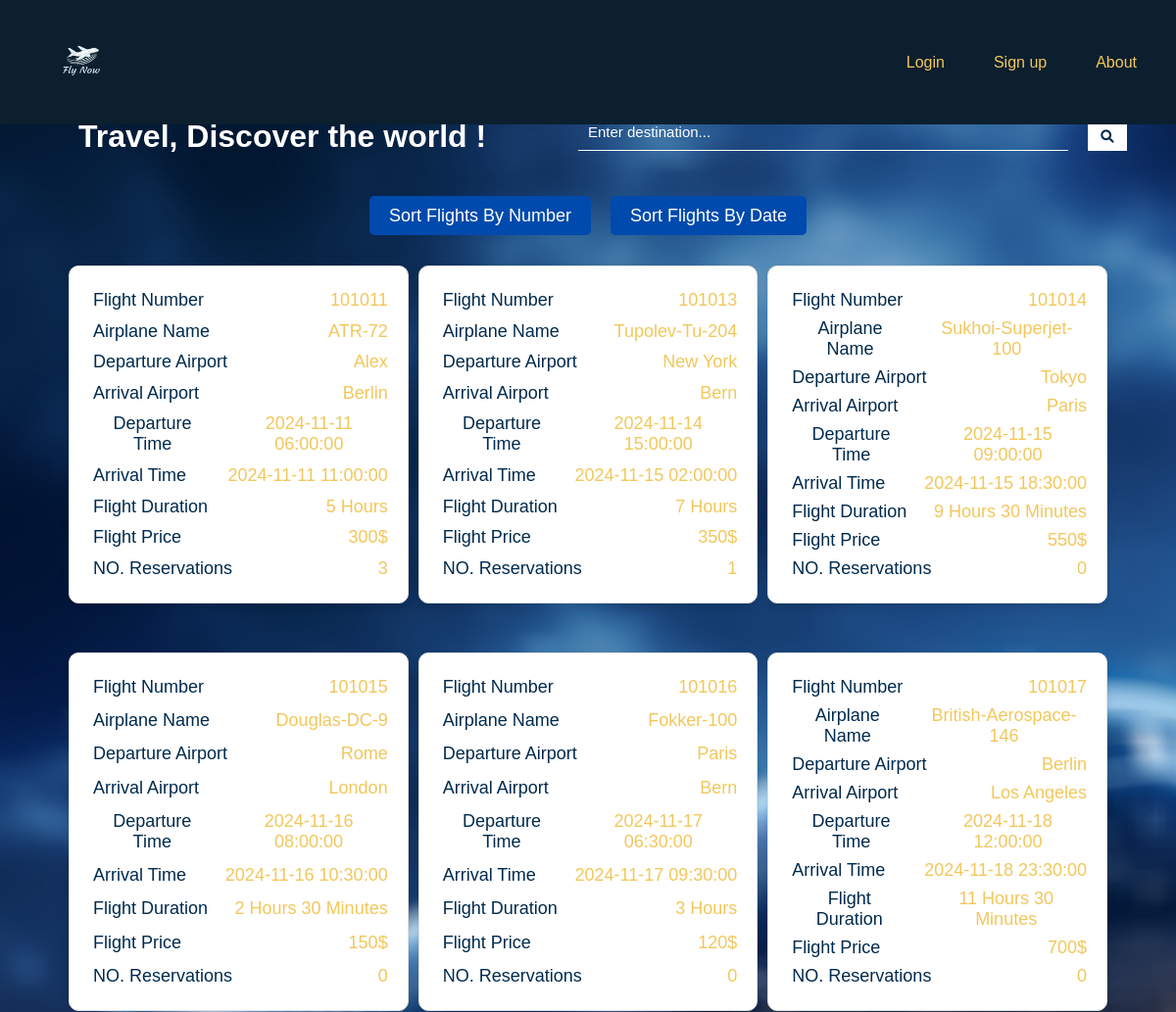
Before: / (upper part) with the older database file.
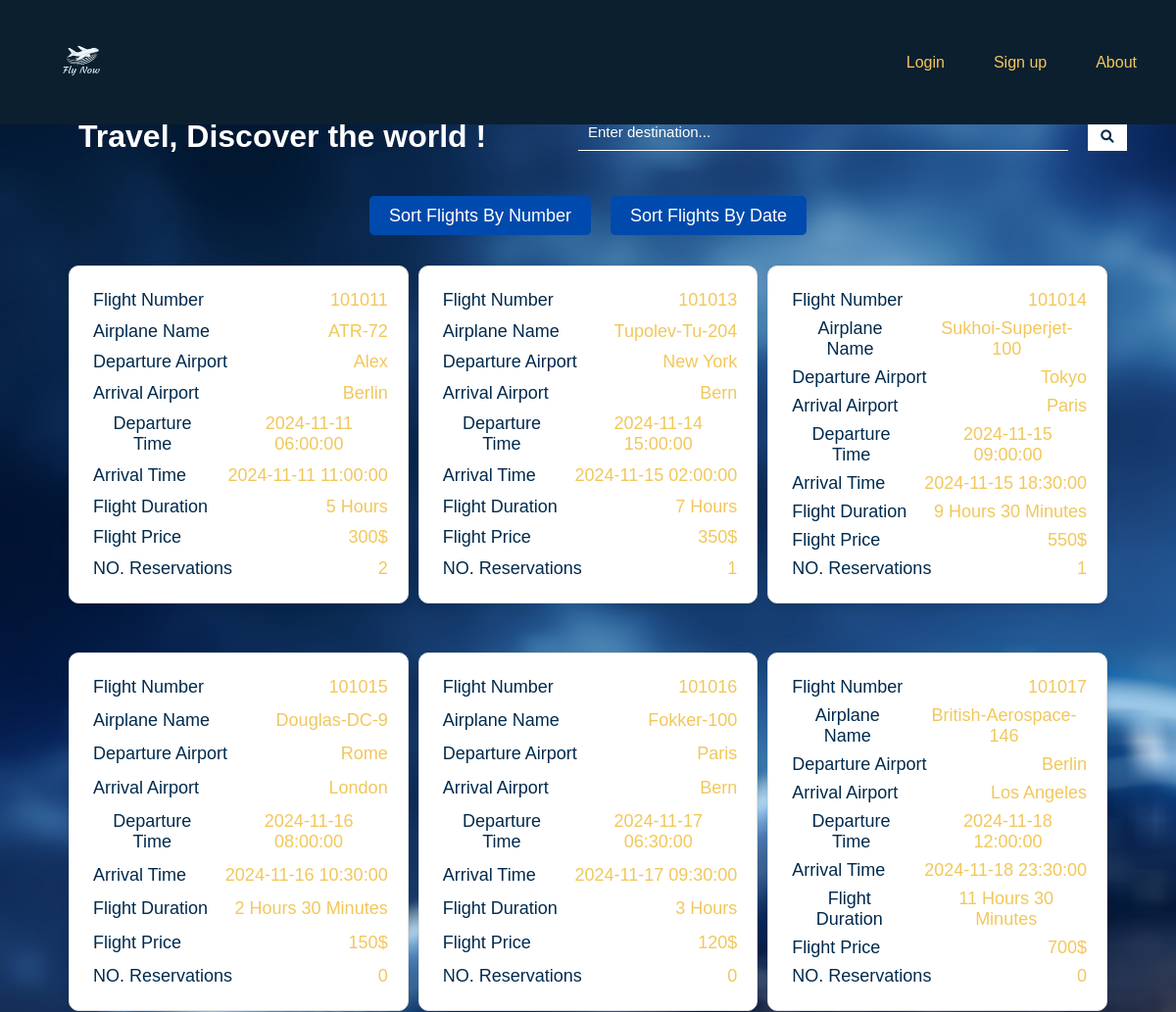
After: the same page with the newer database file.
### models/flight.py (models this page shows, shortened)
class Flight(db.Model):
    __tablename__ = 'flights'
    id = db.Column(db.Integer, primary_key=True)
    flight_number = db.Column(db.Integer, unique=True)
    airplane_name = db.Column(db.String)
    departure_airport = db.Column(db.String)
    arrival_airport = db.Column(db.String)
    departure_time = db.Column(db.DateTime)
    arrival_time = db.Column(db.DateTime)
    flight_duration = db.Column(db.String)
    flight_capacity = db.Column(db.Integer)
    flight_price = db.Column(db.Integer)
    @property
    def is_old_flight(self):
        return self.departure_time < datetime.now()
    def get_all_flights(user_type, type=None):
        try:
            flights = Flight.query.all()
            if user_type == 1:
                filtered_flights = [flight for flight in flights if not flight.is_old_flight and flight.flight_capacity < 853]
            elif user_type == 2:
                filtered_flights = flights
            else:
                filtered_flights = [flight for flight in flights if not flight.is_old_flight and flight.flight_capacity < 853]
            if type=='1':
                filtered_flights = sorted(filtered_flights, key=lambda flight: flight.flight_number)
            elif type=='2':
                filtered_flights = sorted(filtered_flights, key=lambda flight: flight.departure_time)
            return filtered_flights
        except Exception as e:
            return None

### app.py (the view)
@app.route("/")
def homepage():
    with app.app_context():
        db.create_all()
        if session:
            user_type = session['user_type']
        else:
            user_type = '1'
        all_flights = Flight.get_all_flights(user_type)
        return render_template('home.html', flights=all_flights, search=False)

### templates/Home.html (shortened to what this page needs)
<!DOCTYPE html>
<html lang="en">
  <head>
    <link rel="stylesheet" href="static/styles.css" />
    <link rel="stylesheet" href="static/navbarstyles.css" />
    <link rel="stylesheet" href="https://cdnjs.cloudflare.com/ajax/libs/font-awesome/6.0.0-beta3/css/all.min.css">
  </head>
  <body>
    <div id="nav-bar">
      <img src="static/logo.png" width="120px" alt="fly now" />
      <div>
        <a id="login-tag" class="visible-tag nav-a" href="login">Login</a>
        <a id="signup-tag" class="visible-tag nav-a" href="signup">Sign up</a>
        <a id="about-tag" class=" nav-a" href="about">About</a>
      </div>
    </div>
    <header>
      <h1 id='home-header'>Travel, Discover the world !</h1>
      <form action="/search" method="get">
        <input placeholder='Enter destination...' type="text" name="q" />
        <button type="submit" class="search-button">
          <i class="fas fa-search"></i>
        </button>
      </form>
    </header>
    <div id='sort-div'>
      <div class="Sort-button">
        <a href="sort?type=1">Sort Flights By Number</a>
      </div>
      <div class="Sort-button">
        <a href="sort?type=2">Sort Flights By Date</a>
      </div>
    </div>
      {% if flights %}
      <div id='content'>
        {% for flight in flights %}
          <div class="flight-card {% if flight.is_old_flight %}old-flight{% endif %}">
            <div class="flight-card-content">
              <p>Flight Number</p>
              <span class="flight-number">{{ flight.flight_number }}</span>
            </div>
            <div class="flight-card-content">
              <p>Airplane Name</p>
              <span>{{ flight.airplane_name }}</span>
            </div>
            <div class="flight-card-content">
              <p>Departure Airport</p>
              <span>{{ flight.departure_airport }}</span>
            </div>
            <div class="flight-card-content">
              <p>Arrival Airport</p>
              <span>{{ flight.arrival_airport }}</span>
            </div>
            <div class="flight-card-content">
              <p>Departure Time</p>
              <span>{{ flight.departure_time }}</span>
            </div>
            <div class="flight-card-content">
              <p>Arrival Time</p>
              <span>{{ flight.arrival_time }}</span>
            </div>
            <div class="flight-card-content">
              <p>Flight Duration</p>
              <span>{{ flight.flight_duration }}</span>
            </div>
            <div class="flight-card-content">
              <p>Flight Price</p>
              <span>{{ flight.flight_price }}$</span>
            </div>
            <div class="flight-card-content">
              <p>NO. Reservations</p>
              <span>{{ flight.flight_capacity }}</span>
            </div>
          </div>
        {% endfor %}
      </div>
      {% endif %}
  </body>
</html>

### static/styles.css (style rules this page uses)
html { height: 100%; }
body { font-family: Arial, Helvetica, sans-serif; padding: 0; margin: 0; overflow-x: hidden; width: 100%; background: url("4.jpg") no-repeat center center fixed; background-size: cover; font-family: sans-serif; height: 100%; }
* { box-sizing: border-box; }
#home-header { text-align: left; margin-left: 30px; }
#content { padding-right: 50px; padding-left: 50px; margin: 20px; display: grid; grid-template-columns: repeat(3, 1fr); gap: 10px; }
p { font-size: 18px; color: #000; }
span { color: #f2c75b; font-size: 18px; text-transform: capitalize; }
.flight-card { background-color: white; border-radius: 10px; box-shadow: 0 4px 8px rgba(0, 0, 0, 0.1); padding: 20px; margin: 20px auto; max-width: 400px; border: 1px solid #e0e0e0; text-align: center; display: flex; flex-direction: column; justify-content: space-between; }
.flight-card p { color: #002a4d; padding: 2px; margin: 2px; }
h1 { text-align: center; color: white; }
.flight-card .flight-card-content { display: flex; flex-direction: row; justify-content: space-between; align-items: center; gap: 15px; }
.visible-tag { display: inline; }
button { background-color: #fff; color: #002a4d; width: 40px; padding: 7px; display: flex; align-items: center; justify-content: center; border: 0; outline: none; cursor: pointer; }
input::placeholder { color: white; opacity: 1; }
header { display: flex; flex-direction: row; justify-content: space-between; margin-top: 100px; padding-right: 50px; padding-left: 50px; }
header form { display: flex; flex-direction: row; align-items: center; justify-content: space-between; }
header input { width: 500px; display: block; background: none; margin-right: 20px; border: 0; border-bottom: 1px solid #fff; padding: 10px; margin-bottom: 10px; color: #fff; box-sizing: border-box; font-size: 15px; outline: none; }
#sort-div { display: flex; justify-content: center; gap: 20px; align-items: center; }
.Sort-button { display: block; text-align: center; margin-top: 30px; }
.Sort-button a { background-color: #004aad; color: white; padding: 10px 20px; text-decoration: none; border-radius: 5px; font-size: 18px; }

### static/navbarstyles.css (style rules this page uses)
#nav-bar { background-color: #0C1F2E; width: 100%; margin: 0; top: 0; left: 0; height: 7%; position: fixed; display: flex; align-items: center; justify-content: space-between; padding-left: 20px; z-index: 10; }
#nav-bar div { display: flex; align-items: center; justify-content: space-between; white-space: nowrap; }
.nav-a { color: #f2c75b; margin-right: 30px; text-decoration: none; padding: 10px; }

Changed rows visible on the page:
changed Flight "ATR-72": flight_capacity "3" → "2"
changed Flight "Sukhoi-Superjet-100": flight_capacity "0" → "1"
